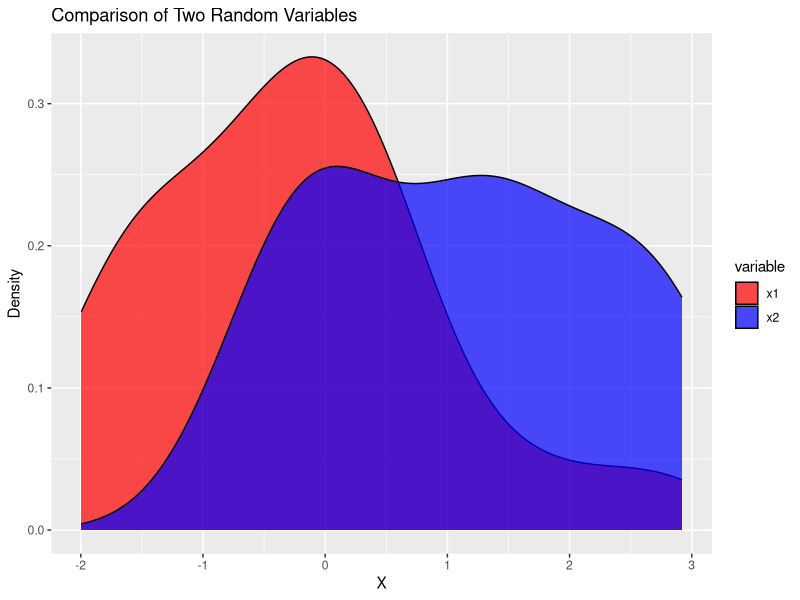
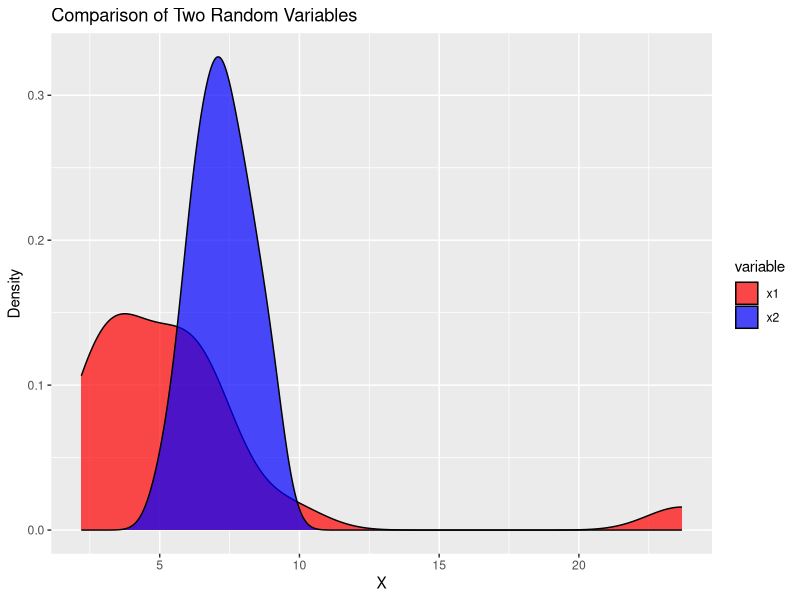

These figures' R source, in order:
# t-Test robustness against non-normality in DATA:

library(tidyverse)

# plot-function:
plot_random_variables <- function(x1, x2) {
  library(ggplot2)
  
  df_x1 = data.frame(x = x1, variable = "x1")
  df_x2 = data.frame(x = x2, variable = "x2")
  df = rbind(df_x1, df_x2)
  
  ggplot(df, aes(x = x, fill = variable)) +
    geom_density(alpha = 0.7) +
    labs(x = "X", y = "Density", title = "Comparison of Two Random Variables") +
    scale_fill_manual(values = c("red", "blue"))
}

n <- 20

# Consider
x1 <- rnorm(n, mean = 0, sd = 1)
x2 <- rnorm(n, mean = 1, sd = 1)
plot_random_variables(x1, x2)
t.test(x1, x2, alternative = "two.sided") # correct decision

# 1) Change x1:----
x1 <- rt(n, df = 4, ncp = 4)
x2 <- rnorm(n, mean = mean(x1)+1, sd = 1)

plot_random_variables(x1, x2)
t.test(x1, x2, alternative = "two.sided") # large p.value

# TODO:
# 2) Plot the p.values for a range of n and ncp and interpret the result
# 3) Change x2 to skewed distribution with same mean:

